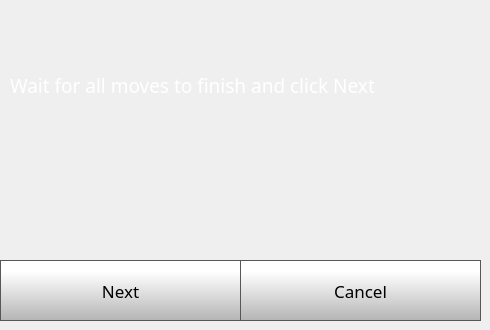
    <widget class="QWidget" name="quickStep2Page">
     <widget class="QLabel" name="calibrateLabel_7">
      <property name="geometry">
       <rect>
        <x>10</x>
        <y>20</y>
        <width>471</width>
        <height>131</height>
       </rect>
      </property>
      <property name="font">
       <font>
        <family>Gotham</family>
        <pointsize>14</pointsize>
        <weight>50</weight>
        <bold>false</bold>
       </font>
      </property>
      <property name="styleSheet">
       <string notr="true">color: rgb(255, 255, 255);</string>
      </property>
      <property name="text">
       <string>Wait for all moves to finish and click Next</string>
      </property>
      <property name="wordWrap">
       <bool>true</bool>
      </property>
     </widget>
     <widget class="QPushButton" name="quickStep2NextButton">
      <property name="geometry">
       <rect>
        <x>0</x>
        <y>260</y>
        <width>241</width>
        <height>61</height>
       </rect>
      </property>
      <property name="font">
       <font>
        <family>Gotham</family>
        <pointsize>13</pointsize>
       </font>
      </property>
      <property name="styleSheet">
       <string notr="true">QPushButton {
     border: 1px solid rgb(87, 87, 87);
	background-color: qlineargradient(spread:pad, x1:0, y1:1, x2:0, y2:0.188, stop:0 rgba(180, 180, 180, 255), stop:1 rgba(255, 255, 255, 255));


}

QPushButton:pressed {
    background-color: qlineargradient(x1: 0, y1: 0, x2: 0, y2: 1,
                                      stop: 0 #dadbde, stop: 1 #f6f7fa);
}

QPushButton:flat {
    border: none; /* no border for a flat push button */
}

QPushButton:default {
    border-color: navy; /* make the default button prominent */
}

QPushButton:focus {
	outline: none;
}</string>
      </property>
      <property name="text">
       <string>Next</string>
      </property>
      <property name="iconSize">
       <size>
        <width>40</width>
        <height>40</height>
       </size>
      </property>
     </widget>
     <widget class="QPushButton" name="quickStep2CancelButton">
      <property name="geometry">
       <rect>
        <x>240</x>
        <y>260</y>
        <width>241</width>
        <height>61</height>
       </rect>
      </property>
      <property name="font">
       <font>
        <family>Gotham</family>
        <pointsize>13</pointsize>
       </font>
      </property>
      <property name="styleSheet">
       <string notr="true">QPushButton {
     border: 1px solid rgb(87, 87, 87);
	background-color: qlineargradient(spread:pad, x1:0, y1:1, x2:0, y2:0.188, stop:0 rgba(180, 180, 180, 255), stop:1 rgba(255, 255, 255, 255));


}

QPushButton:pressed {
    background-color: qlineargradient(x1: 0, y1: 0, x2: 0, y2: 1,
                                      stop: 0 #dadbde, stop: 1 #f6f7fa);
}

QPushButton:flat {
    border: none; /* no border for a flat push button */
}

QPushButton:default {
    border-color: navy; /* make the default button prominent */
}

QPushButton:focus {
	outline: none;
}</string>
      </property>
      <property name="text">
       <string>Cancel</string>
      </property>
      <property name="iconSize">
       <size>
        <width>40</width>
        <height>40</height>
       </size>
      </property>
     </widget>
    </widget>
